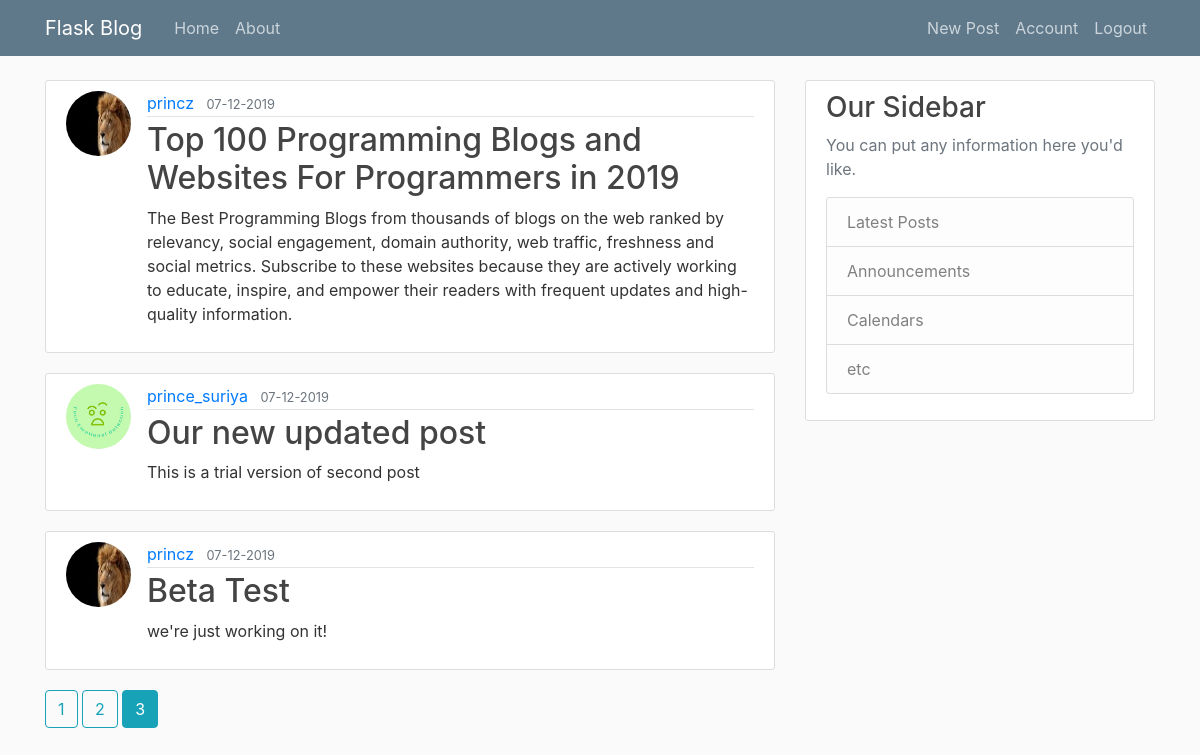
The page /?page=3 (signed in) on the database its author committed.
### flaskblog/models.py (models this page shows, shortened)
class Post(db.Model):
    id = db.Column(db.Integer, primary_key=True)
    title = db.Column(db.String(100), nullable=False)
    date_posted = db.Column(db.DateTime, nullable=False, default=datetime.utcnow)
    content = db.Column(db.Text, nullable=False)
    user_id = db.Column(db.Integer, db.ForeignKey('user.id'), nullable=False)

class User(db.Model, UserMixin):
    id = db.Column(db.Integer, primary_key=True)
    username = db.Column(db.String(20), unique=True, nullable=False)
    email = db.Column(db.String(120), unique=True, nullable=False)
    image_file = db.Column(db.String(20), nullable=False, default='1.JPG')
    password = db.Column(db.String(60), nullable=False)
    posts = db.relationship('Post', backref='author', lazy=True)

### flaskblog/routes.py (the view)
@app.route('/')
def home():
    page = request.args.get('page', 1, type=int)
    posts = Post.query.order_by(Post.date_posted.desc()).paginate(per_page=3, page=page)
    return render_template('home.html', posts=posts, title="post")

### flaskblog/models.py (called while the page is built)
@login_manager.user_loader
def load_user(user_id):
    return User.query.get(int(user_id))

### flaskblog/templates/home.html
{%extends "layout.html"%}
{%block content%}
    {%for post in posts.items%}
        <article class="media content-section">
            <img class="rounded-circle article-img" src="{{url_for('static', filename='profile_pics/'+post.author.image_file) }}">
          <div class="media-body">
            <div class="article-metadata">
              <a class="mr-2" href="{{url_for('user_posts', username = post.author.username)}}">{{ post.author.username }}</a>
              <small class="text-muted">{{ post.date_posted.strftime('%d-%m-%Y') }}</small>
            </div>
            <h2><a class="article-title" href="{{url_for('post', post_id = post.id)}}">{{ post.title }}</a></h2>
            <p class="article-content">{{ post.content }}</p>
          </div>
        </article>
    {%endfor%}
 {%for page_num in posts.iter_pages(left_edge=1, right_edge=1, left_current=1, right_current=2)%}
    {%if page_num%}
        {%if posts.page == page_num%}
            <a class="btn btn-info mb-4" href="{{url_for('home', page = page_num)}}">{{page_num}}</a>
        {%else%}
            <a class="btn btn-outline-info mb-4" href="{{url_for('home', page = page_num)}}">{{page_num}}</a>
        {%endif%}
    {%else%}
        ...
    {%endif%}
 {%endfor%}
{%endblock content%}

### flaskblog/static/main.css (style rules this page uses)
body { background: #fafafa; color: #333333; margin-top: 5rem; }
h1, h2, h3, h4, h5, h6 { color: #444444; }
.content-section { background: #ffffff; padding: 10px 20px; border: 1px solid #dddddd; border-radius: 3px; margin-bottom: 20px; }
.article-title { color: #444444; }
.article-content { white-space: pre-line; }
.article-img { height: 65px; width: 65px; margin-right: 16px; }
.article-metadata { padding-bottom: 1px; margin-bottom: 4px; border-bottom: 1px solid #e3e3e3 }

### rows shown on the page
Post: image_file (picture), author.username "princz", date_posted "07-12-2019", title "Top 100 Programming Blogs and Websites For Programmers in 2019", content "The Best Programming Blogs from thousands of blogs on the web ranked by relevancy, social engagement, domain authority, web traffic, freshness and social metrics. Subscribe to these websites because they are actively working to educate, inspire, and empower their readers with frequent updates and high-quality information."
Post: image_file (picture), author.username "prince_suriya", date_posted "07-12-2019", title "Our new updated post", content "This is a trial version of second post"
Post: image_file (picture), author.username "princz", date_posted "07-12-2019", title "Beta Test", content "we're just working on it!"

### other values the page prints
{{ page_num }} "1" "2"
{{ page_num }} "3"
